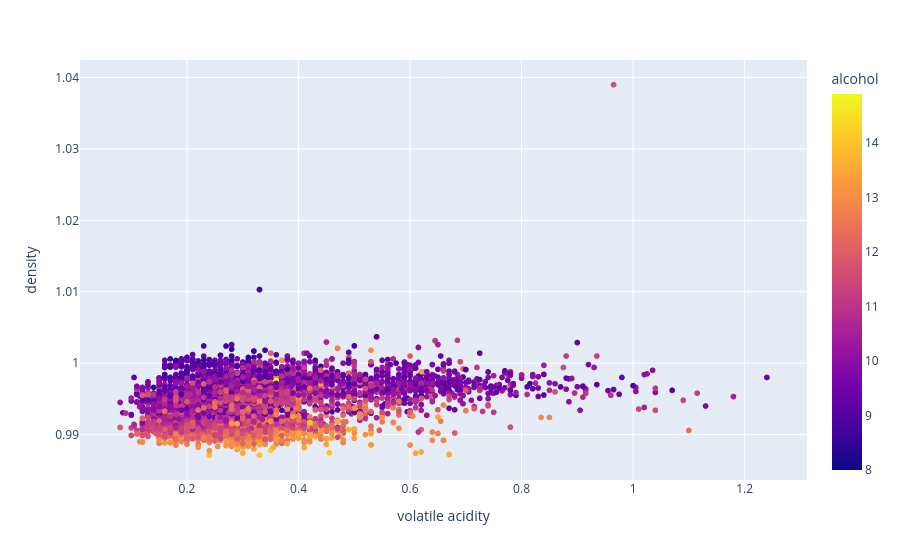

The cell this chart's notebook holds for it:
### Code cell
# graph 2:
fig = px.scatter(df_wine_preprocessed, x="volatile acidity", y="density", color='alcohol')
fig.show()

### Figure 1 — Plotly figure (JSON) as saved in the notebook; plotly's stock layout.template omitted (floating-point values rounded to 4 significant figures; data arrays with more than 128 entries replaced by an {"elided": "..."} marker saying what was removed)
{"data": [{"hovertemplate": "volatile acidity=%{x}<br>density=%{y}<br>alcohol=%{marker.color}<extra></extra>", "legendgroup": "", "marker": {"color": {"elided": "5912 float values"}, "coloraxis": "coloraxis", "symbol": "circle"}, "mode": "markers", "name": "", "showlegend": false, "type": "scattergl", "x": {"elided": "5912 float values"}, "xaxis": "x", "y": {"elided": "5912 float values"}, "yaxis": "y"}], "layout": {"autosize": true, "coloraxis": {"colorbar": {"title": {"text": "alcohol"}}, "colorscale": [[0, "#0d0887"], [0.1111, "#46039f"], [0.2222, "#7201a8"], [0.3333, "#9c179e"], [0.4444, "#bd3786"], [0.5556, "#d8576b"], [0.6667, "#ed7953"], [0.7778, "#fb9f3a"], [0.8889, "#fdca26"], [1, "#f0f921"]]}, "legend": {"tracegroupgap": 0}, "margin": {"t": 60}, "xaxis": {"anchor": "y", "autorange": true, "domain": [0, 1], "range": [0.008135, 1.312], "title": {"text": "volatile acidity"}, "type": "linear"}, "yaxis": {"anchor": "x", "autorange": true, "domain": [0, 1], "range": [0.9831, 1.043], "title": {"text": "density"}, "type": "linear"}}}
